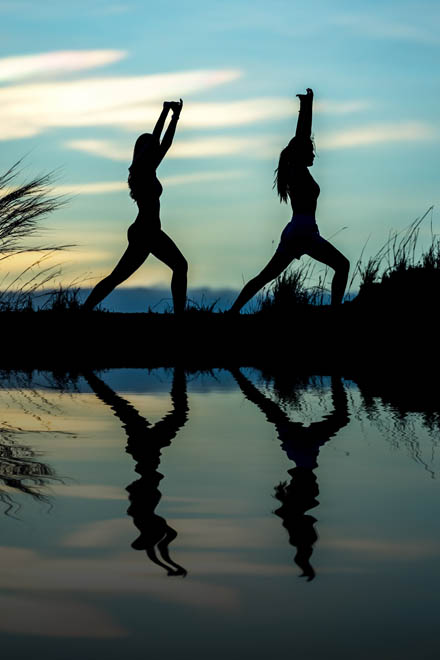
#> input picture 2117_infinite_loop/img/gallery-img-01.jpg, 440 x 660 px
$ python enhance_crispness.py ../../../2117_infinite_loop/img/gallery-img-01.jpg out.png
#> lines starting #> are read from the running program, lines starting #| are printed output that depends on the picture
from PIL import Image, ImageFilter, ImageEnhance
import sys

def make_lines_crisp(input_path, output_path):
    """Make lines crisper by enhancing edges and sharpness."""
#> called with output_path = 'out.png'
    try:
        # Open the image
        img = Image.open(input_path)
#> img is the input picture: PIL image 440x660 RGB; mean R, G, B 90.2, 108.6, 104.2

        # Convert to RGB if needed
        if img.mode in ('RGBA', 'LA'):
            background = Image.new('RGB', img.size, (255, 255, 255))
            background.paste(img, mask=img.split()[-1])
            img = background
        elif img.mode != 'RGB':
            img = img.convert('RGB')

        # Apply strong unsharp mask for crisp lines
        # Enhance sharpness significantly
        sharpness_enhancer = ImageEnhance.Sharpness(img)
        img = sharpness_enhancer.enhance(3.0)  # 3x sharpness

        # Apply edge enhancement with unsharp mask
        blurred = img.filter(ImageFilter.GaussianBlur(radius=0.5))
        img = Image.blend(img, blurred, 0.5)

        # Apply another sharpening pass
        img = img.filter(ImageFilter.SHARPEN)
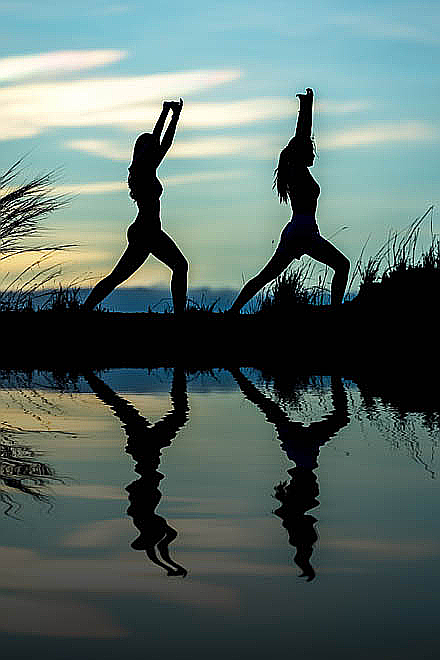
#> img: PIL image 440x660 RGB; mean R, G, B 91.1, 109.4, 105.1

        # Enhance contrast for line definition
        contrast_enhancer = ImageEnhance.Contrast(img)
        img = contrast_enhancer.enhance(1.3)
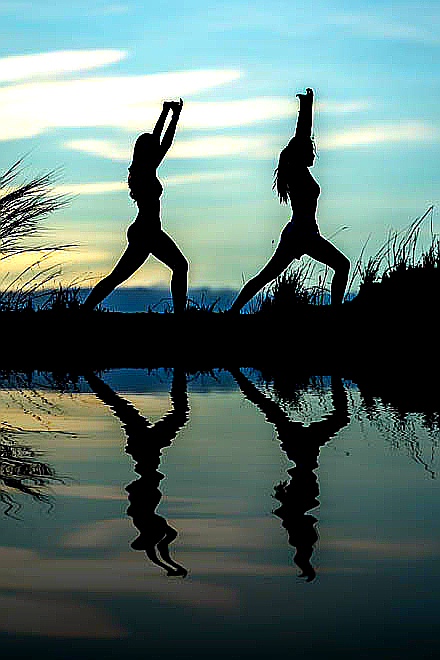
#> img: PIL image 440x660 RGB; mean R, G, B 91.8, 115.5, 111

        # Save with high quality
        img.save(output_path, quality=99)
        print(f"Crisp version saved: {output_path}")
        return True
    except Exception as e:
        print(f"Error: {str(e)}")
        return False

if __name__ == "__main__":
    if len(sys.argv) > 1:
        input_file = sys.argv[1]
        output_file = sys.argv[2] if len(sys.argv) > 2 else "crisp_" + input_file.split('\\')[-1]
    else:
        input_file = "gewey_original.png"
        output_file = "gewey_crisp.png"

    make_lines_crisp(input_file, output_file)

$ run again, on 2117_infinite_loop/img/gallery-img-03.jpg
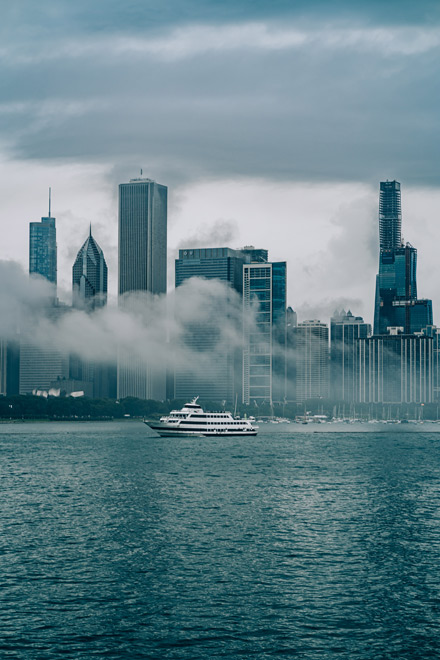
#> input picture 2117_infinite_loop/img/gallery-img-03.jpg, 440 x 660 px
#> in make_lines_crisp, img is the input picture: PIL image 440x660 RGB; mean R, G, B 99.4, 129.2, 137.7
#> in make_lines_crisp, `img = img.filter(ImageFilter.SHARPEN)`:
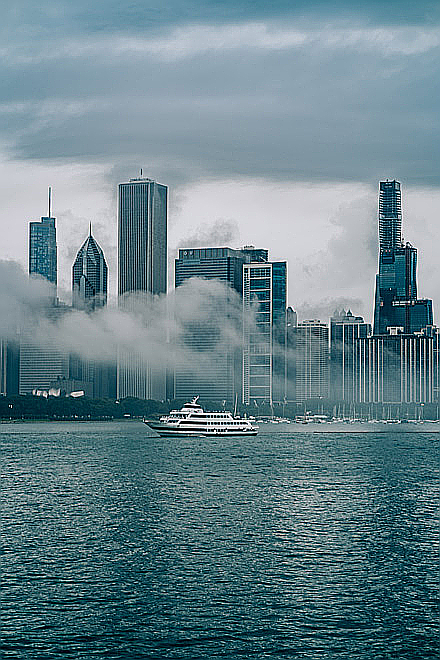
#> img: PIL image 440x660 RGB; mean R, G, B 102.6, 129.7, 137.9
#> in make_lines_crisp, `img = contrast_enhancer.enhance(1.3)`:
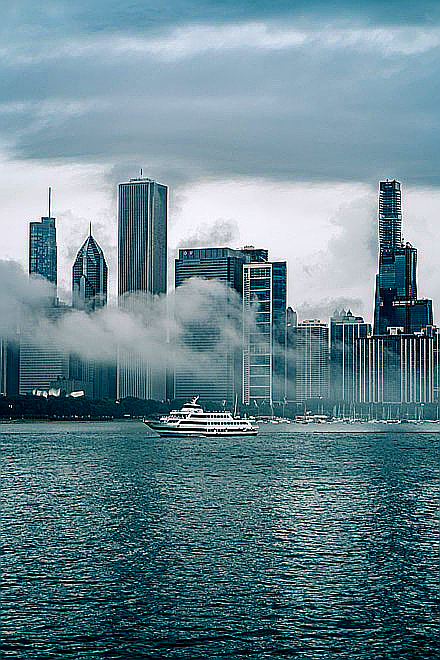
#> img: PIL image 440x660 RGB; mean R, G, B 102, 132.7, 142.8

$ run again, on 2117_infinite_loop/img/gallery-img-04.jpg
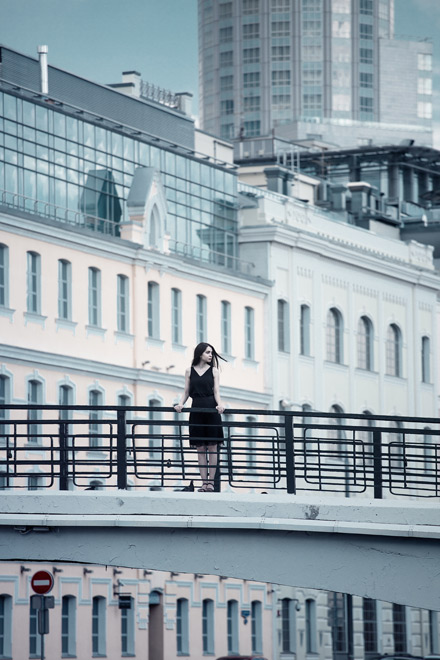
#> input picture 2117_infinite_loop/img/gallery-img-04.jpg, 440 x 660 px
#> in make_lines_crisp, img is the input picture: PIL image 440x660 RGB; mean R, G, B 144.2, 158.8, 167.3
#> in make_lines_crisp, `img = sharpness_enhancer.enhance(3.0)`:
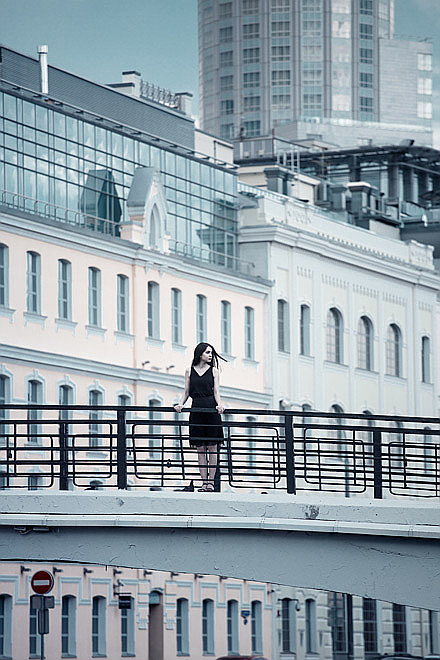
#> img: PIL image 440x660 RGB; mean R, G, B 144.9, 159.2, 167.4
#> in make_lines_crisp, `img = contrast_enhancer.enhance(1.3)`:
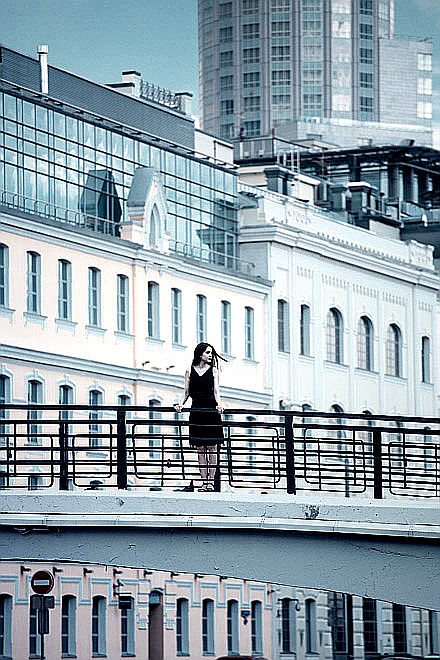
#> img: PIL image 440x660 RGB; mean R, G, B 143.6, 161, 170.7

$ run again, on 2117_infinite_loop/img/gallery-img-05.jpg
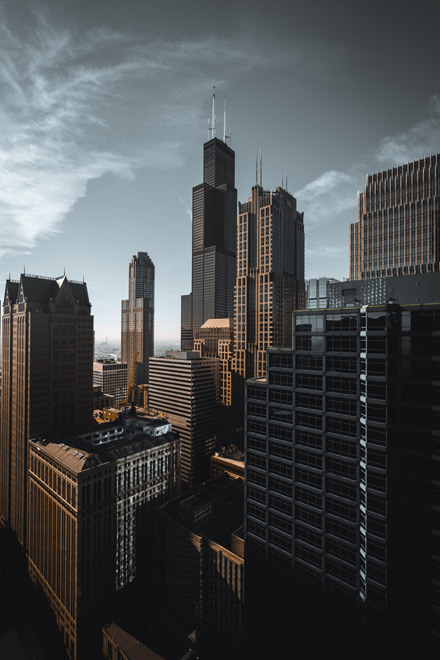
#> input picture 2117_infinite_loop/img/gallery-img-05.jpg, 440 x 660 px
#> in make_lines_crisp, img is the input picture: PIL image 440x660 RGB; mean R, G, B 74.9, 77.6, 79
#> in make_lines_crisp, `img = img.filter(ImageFilter.SHARPEN)`:
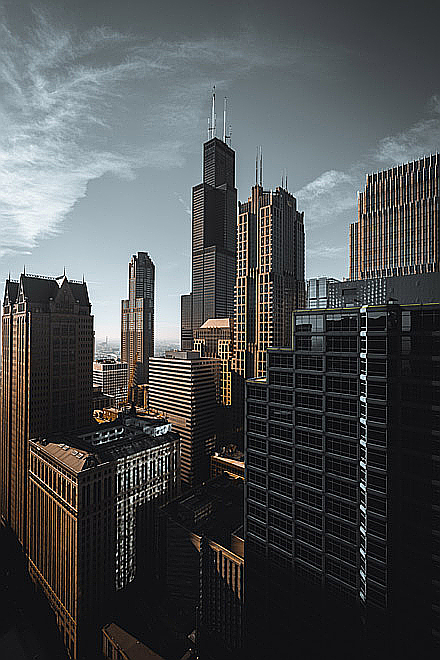
#> img: PIL image 440x660 RGB; mean R, G, B 76.6, 79.3, 80.4
#> in make_lines_crisp, `img = contrast_enhancer.enhance(1.3)`:
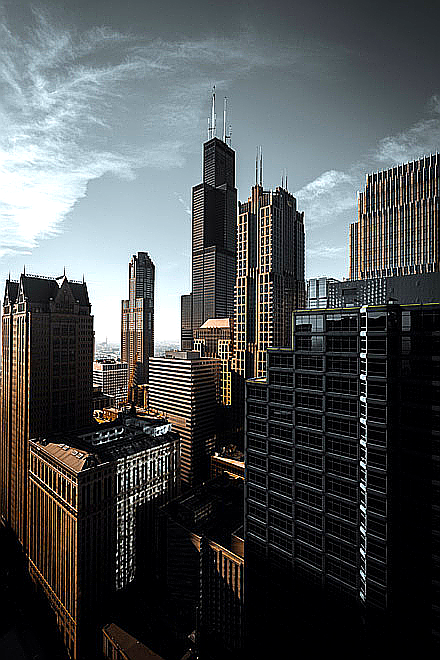
#> img: PIL image 440x660 RGB; mean R, G, B 77.2, 80.7, 81.8
